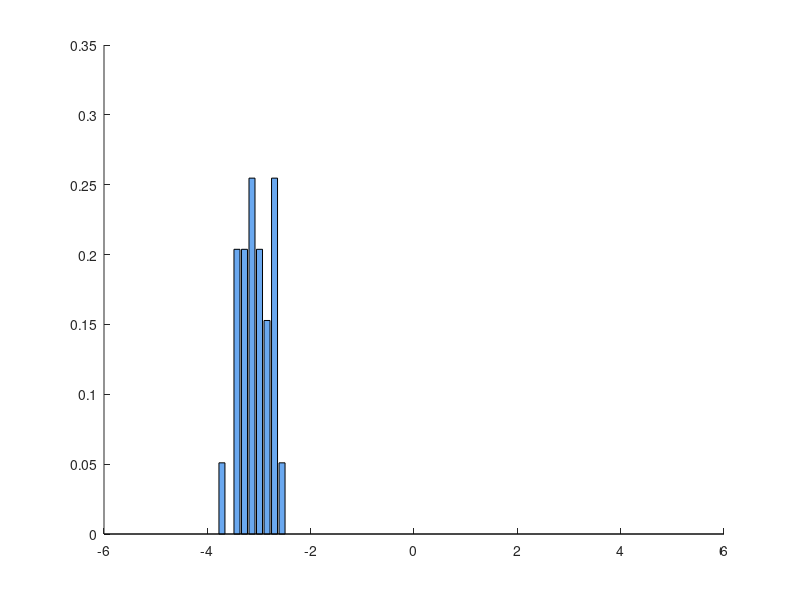

The MATLAB script that drew this image: (Note: this script raises an error after producing the figure.)
%%%
%Simple Univariate model using Normal-Inverse gamma variables and HNGG
%%%

clear all
addpath('../../../../../Codes')
%%
%Simulate the data

rng(123)

%Number of groups/sources
J = 2;

%Two components, so we only need one probability of success
p1_simul = [.2 .1];

%Initialise mu's and sigma^2's
sigma2_simul = [.1 .5 .5 1.5];
mu_simul = [-3 0 0 1];

%Simulate data conditionally on mu,sigma2
y_simul = cell(1,J);
%Number of observations in each group
n = [100 100];
n1 = zeros(1,J); %number of elements in the first group

for j = 1:J
    n1(j) = binornd(n(j),p1_simul(j));
    y_simul{j} = [normrnd(mu_simul((j-1)*2 + 1), sqrt(sigma2_simul((j-1)*2 + 1)), 1, n1(j)) normrnd(mu_simul((j-1)*2 + 2), sqrt(sigma2_simul((j-1)*2 + 2)), 1, n(j) - n1(j))];
end

%Plot of simulating distirbutions and data histograms

%Colors for histograms
Color_Hist = zeros(J*2,3);
Color_Hist(1,:) = [106 168 239]/255; %Component 1 is blue
Color_Hist(2,:) = [183 121 245]/255; %Component 12 is purple-ish
Color_Hist(3,:) = Color_Hist(2,:); %Component 21 is shared
Color_Hist(4,:) = [245 60 60]/255; %Component 3 is red

Color_Lines = zeros(J*2,3);
Color_Lines(1,:) = [0 0 1]; %Component 1 is blue
Color_Lines(2,:) = [120 49 168]/255; %Component 12 is purple-ish
Color_Lines(3,:) = Color_Lines(2,:); %Component 21 is shared
Color_Lines(4,:) = [1 0 0]; %Component 3 is red

figure(1)
dx = (max([y_simul{:}])-min([y_simul{:}]))/50;
xx = min([y_simul{:}])-.5:dx:max([y_simul{:}])+.5;
hold on
for j = 1:J
    [f_k] = hist(y_simul{j}(1:n1(j)),xx);
    bar(xx,p1_simul(j)*f_k/sum(f_k)/dx,'FaceColor',Color_Hist((j-1)*2 + 1,:),'facealpha',.5,'edgecolor','none');
    [f_k] = hist(y_simul{j}(n1(j)+1:n(j)),xx);
    bar(xx,(1-p1_simul(j))*f_k/sum(f_k)/dx,'FaceColor',Color_Hist((j-1)*2 + 2,:),'facealpha',.5,'edgecolor','none');
end
xx = min([y_simul{:}])-.5:0.01:max([y_simul{:}])+.5;
for j = 1:J
    yy = p1_simul(j) * normpdf(xx,mu_simul((j-1)*2 + 1),sqrt(sigma2_simul((j-1)*2 + 1))) + (1 - p1_simul(j)) * normpdf(xx,mu_simul((j-1)*2 + 2),sqrt(sigma2_simul((j-1)*2 + 2)));
    n1_xx = sum(xx<=mu_simul((j-1)*2 + 1)+sqrt(sigma2_simul((j-1)*2 + 1)));
    plot(xx(1:n1_xx),yy(1:n1_xx),'Color',Color_Lines((j-1)*2 + 1,:),'LineWidth',3)
    plot(xx(n1_xx:end),yy(n1_xx:end),'Color',Color_Lines((j-1)*2 + 2,:),'LineWidth',3)
end
axis tight
legend('Comp 1','Comp 12','Comp 21','Comp 3')
xlabel('Y')
%title('Simulating densities and simulated data','FontSize',15)
print(1,'-djpeg','data.jpeg')
close(1)

%%

%Initialise configuration and labels etc...
y = y_simul;

%Gibbs
n_burn1 = 1000;
n_burn2 = 24000;
thin = 1;
n_save = 5000;
n_iter = n_burn1 + n_burn2 + thin*n_save;

%Table-specific labels
T = cell(1,J);
%Dish-specific labels
K = cell(1,J);

%Numerosity in the clusters
%Number of elements in each group
N = cell(1,J);
%Number of tables eating dish k (sum over groups)
M_k = []; %Overall

%Labels
%Factors (one for each data in each group)

%Table-specific unique values
%One for each table in each group (but the same)
%NOT NECESSARY?

%New latent variables u
u = ones(1,J+1);
%Non-conjugate
s_u = 1*ones(1,J+1);
u_accept = zeros(1,J+1);
u_count = zeros(1,J+1);

%Parameters of NGG processes
mm = 1;
ss = sqrt(1);
a_kappa_0 = (mm/ss)^2;
b_kappa_0 = mm/ss^2;
kappa_0 = 0.1;

% mm = .5;
% ss = sqrt(1/20);
% a_sigma_0 = (1-mm)*mm^2/ss^2-mm;
% b_sigma_0 = a_sigma_0*(1-mm)/mm;
a_sigma_0 = 2;
b_sigma_0 = 18;
sigma_0 = .1;
%Non-conjugate
s_sigma_0 = 1;
sigma_0_accept = 0;
sigma_0_count = 0;

mm = 1;
ss = sqrt(1);
a_kappa = (mm/ss)^2;
b_kappa = mm/ss^2;
kappa = 0.1;

% mm = .5;
% ss = sqrt(1/20);
% a_sigma = (1-mm)*mm^2/ss^2-mm;
% b_sigma = a_sigma*(1-mm)/mm;
a_sigma = 2;
b_sigma = 18;
sigma = .2;
%Non-conjugate
s_sigma = 1;
sigma_accept = 0;
sigma_count = 0;

%Hyperparameters of P0
%m0
m1 = 0;
s1 = 1000;
m0 = 0.25;

%k0
a_k0 = 1;
b_k0 = 1;
k0 = 0.62;


%Hyperparameters of sigma2
a_sigma2 = 2.07;
b_sigma2 = 0.66;


%All together
for j = 1:J
    T{j} = ones(1,n(j));
    N{j} = n(j);
end
K{1} = 1;
K{2} = 1;
M_k = J;
Kn = 1;

%Number of tables in each restaurant
M_j = ones(1,J);

Sigma2 = 0.1*ones(1,Kn);
Mu = zeros(1,Kn);

%Adaptive variance
tau = .234;
g_w = 0.7;

%Outputs
T_out = cell(n_save,J);
K_out = cell(n_save,J);
N_out = cell(n_save,J);
M_j_out = cell(1,n_save);
M_k_out = cell(1,n_save);
Tau_out = cell(n_save,J);
Sigma2_out = cell(1,n_save);
Mu_out = cell(1,n_save);
kappa_0_out = zeros(1,n_save);
sigma_0_out = zeros(1,n_save);
kappa_out = zeros(1,n_save);
sigma_out = zeros(1,n_save);
Kn_out = zeros(1,n_save);
U_out = zeros(n_save,J+1);
k0_out = zeros(1,n_save);
m0_out = zeros(1,n_save);
%%
% %Predictive
% dg = (max([y_simul{:}])-min([y_simul{:}]))/100;
% pred_grid = (min([y_simul{:}])-2):dg:(max([y_simul{:}])+2);
% l_grid = length(pred_grid);
% pred_mean = zeros(J+1,l_grid);

tic
%profile on
for iter = 1:n_iter
    
    
    if mod(iter,100) == 0
        iter
    end
    
    %For element ji, sample the table value, after removing the element from
    %the list
    
    for j = 1:J
        for i = 1:n(j)
            
            aux_t = T{j}(i);
            aux_k = K{j}(aux_t);
            
            N{j}(aux_t) = N{j}(aux_t) - 1;
            
            %Empty clusters
            aloneN = ( N{j}(aux_t)==0 );
            if aloneN
                M_k(aux_k) = M_k(aux_k) - 1;
            end
            aloneMk = ( M_k(aux_k)==0 );
            
            
            %Weights for each dish
            f_k = -inf*ones(1,Kn+1);
            
            %In the first position is the probability of a new table
            scale_one = b_sigma2/a_sigma2*(k0+1)/k0;
            f_k(1) = log( tpdf((y{j}(i)-m0)/sqrt(scale_one),2*a_sigma2)/sqrt(scale_one) );
            
            for k = 1:Kn
                
                %People eating dish k excluding data point y_ji
                den = [];
                for j_aux = 1:J
                    index = find(K{j_aux}(T{j_aux})==k);
                    if j_aux == j
                        index = setdiff(index, i);
                    end
                    den = [den y{j_aux}(index)];
                end
                
                if ~isempty(den)
                    sizeden = length(den);
                    sumden = sum(den);
                    meanden = sumden/sizeden;
                    
                    meanboth = (y{j}(i) + sumden)/(1 + sizeden);
                    
                    k0_den = k0 + sizeden;
                    %k0_aux = k0_den + 1;
                    m0_den = (k0*m0 + sumden)/k0_den;
                    %m0_aux = (k0*m0 + sumden + y{j}(i))/k0_aux;
                    a_den = a_sigma2 + sizeden/2;
                    %a_aux = a_den + 1/2;
                    b_den = b_sigma2 + .5*(sum((den - meanden).^2) + k0*sizeden*(meanden - m0)^2/k0_den);
                    %b_aux = b_sigma2 + .5*(sum(([y{j}(i) den] - meanboth).^2) + k0*(sizeden + 1)*(meanboth - m0)^2/k0_aux);
                    scale_aux = b_den/a_den*(k0_den + 1)/k0_den;
                    
                    f_k(k + 1) = log( tpdf((y{j}(i)-m0_den)/sqrt(scale_aux),2*a_den)/sqrt(scale_aux) );
                    %gammaln(a_aux) - gammaln(a_den) + .5*(log(k0_den) - log(k0_aux)) - 1/2*(log(2*pi)) + a_den*log(b_den) - a_aux*log(b_aux);
                end
            end
            
            f_k = f_k([1:Kn+1 K{j}+1]);
            w = [kappa_0 * (u(1)+1)^sigma_0 (M_k-sigma_0)];
            w = [kappa * (u(j+1)+1)^sigma * w/sum(w) (N{j}-sigma)];
            
            %The (N{j} - sigma) term could be < 0!
            if aloneN
                w(Kn + 1 + aux_t) = 0;
                %Same thing for the (M_k - sigma_0) term!
                if aloneMk
                    w(aux_k + 1) = 0;
                end
            end
            
            f_k = exp(f_k-max(f_k)) .* w;
            f_k = f_k/sum(f_k);
            
            cumsum_f_k = cumsum(f_k);
            hh = find(rand <= cumsum_f_k,1);
            
            if hh == 1
                if aloneN
                    %Select new dish for the new table but use same
                    %label (the cluster was empty)
                    N{j}(aux_t) = 1;
                    
                    if aloneMk
                        %Same number of dishes in the global menu
                        %Number of tables serving this dish is now one
                        M_k(aux_k) = 1;
                    else
                        Kn = Kn + 1;
                        M_k = [M_k 1];
                        K{j}(aux_t) = Kn;
                    end
                else
                    Kn = Kn + 1;
                    M_k = [M_k 1];
                    M_j(j) = M_j(j) + 1;
                    T{j}(i) = M_j(j);
                    K{j} = [K{j} Kn];
                    N{j} = [N{j} 1];
                end
            elseif hh <= Kn+1
                %New table, old dish
                h_k = hh - 1;
                
                M_k(h_k) = M_k(h_k) + 1;
                
                if aloneN
                    K{j}(aux_t) = h_k;
                    N{j}(aux_t) = 1;
                    if aloneMk
                        Kn = Kn - 1;
                        for i_j = 1:J
                            K{i_j}(K{i_j} > aux_k) = K{i_j}(K{i_j} > aux_k) - 1;
                        end
                        M_k(aux_k) = [];
                    end
                else
                    M_j(j) = M_j(j) + 1;
                    T{j}(i) = M_j(j);
                    K{j} = [K{j} h_k];
                    N{j} = [N{j} 1];
                end
            else
                %Old table, old dish
                h_t = hh - Kn - 1;
                
                T{j}(i) = h_t;
                N{j}(h_t) = N{j}(h_t) + 1;
                if aloneN
                    %One new person at table h_t
                    %No-one is sitting at table aux -> remove
                    N{j}(aux_t) = [];
                    T{j}(T{j} > aux_t) = T{j}(T{j} > aux_t) - 1;
                    K{j}(aux_t) = [];
                    M_j(j) = M_j(j) - 1;
                    if aloneMk
                        Kn = Kn - 1;
                        for i_j = 1:J
                            K{i_j}(K{i_j} > aux_k) = K{i_j}(K{i_j} > aux_k) - 1;
                        end
                        M_k(aux_k) = [];
                    end
                end
            end
        end
    end
    
    
    %Sample the table dish label, removing all the element at the table
    for j = 1:J
        num_tables = length(unique(T{j}));
        for t = 1:num_tables;
            
            %Dish served at this table
            aux_k = K{j}(t);
            
            %Update number of tables serving dish k
            M_k(aux_k) = M_k(aux_k) - 1;
            %It could have been the only table serving dish k
            aloneMk = ( M_k(aux_k)==0 );
            
            f_k = -inf*ones(1,Kn+1);
            
            %Select the tables serving dish k
            table_i = find(T{j}==t);
            table = y{j}(table_i);
            sizetable = length(table);
            sumtable = sum(table);
            meantable = sumtable/sizetable;
            
            k0_table = k0 + sizetable;
            m0_table = (k0*m0 + sumtable)/k0_table;
            a_table = a_sigma2 + sizetable/2;
            b_table = b_sigma2 + .5*(sum((table - meantable).^2) + k0*sizetable*(meantable - m0)^2/k0_table);
            
            f_k(1) = gammaln(a_table) - gammaln(a_sigma2) + .5*(log(k0) - log(k0_table)) - sizetable/2*(log(2*pi)) + a_sigma2*log(b_sigma2) - a_table*log(b_table);
            
            for k = 1:Kn
                
                %People eating dish k excluding data points table_ji
                den = [];
                for j_aux = 1:J
                    index = find(K{j_aux}(T{j_aux})==k);
                    if j_aux == j
                        index = setdiff(index, table_i);
                    end
                    den = [den y{j_aux}(index)];
                end
                
                if ~isempty(den)
                    sizeden = length(den);
                    sumden = sum(den);
                    meanden = sumden/sizeden;
                    
                    meanboth = (sumtable + sumden)/(sizetable + sizeden);
                    
                    k0_den = k0 + sizeden;
                    k0_aux = k0_den + sizetable;
                    m0_den = (k0*m0 + sumden)/k0_den;
                    m0_aux = (k0*m0 + sumden + sumtable)/k0_aux;
                    a_den = a_sigma2 + sizeden/2;
                    a_aux = a_den + sizetable/2;
                    b_den = b_sigma2 + .5*(sum((den - meanden).^2) + k0*sizeden*(meanden - m0)^2/k0_den);
                    b_aux = b_sigma2 + .5*(sum(([table den] - meanboth).^2) + k0*(sizetable + sizeden)*(meanboth - m0)^2/k0_aux);
                    
                    f_k(k + 1) = gammaln(a_aux) - gammaln(a_den) + .5*(log(k0_den) - log(k0_aux)) - sizetable/2*(log(2*pi)) + a_den*log(b_den) - a_aux*log(b_aux);
                end
            end
            
            w = [kappa_0*(u(1)+1)^sigma_0 (M_k-sigma_0)];
            
            %The (M_k - sigma_0) term could be < 0!
            if aloneMk
                w(aux_k + 1) = 0;
            end
            
            f_k = exp(f_k-max(f_k)) .* w;
            f_k = f_k/sum(f_k);
            
            cumsum_f_k = cumsum(f_k);
            hh = find(rand <= cumsum_f_k,1);
            
            if  hh == 1
                if aloneMk
                    %Same number of dishes in the global menu
                    %Number of tables serving this dish is increased by one (equal to 1)
                    M_j(aux_k) = 1;
                    M_k(aux_k) = 1;
                else
                    Kn = Kn + 1;
                    M_k = [M_k 1];
                    K{j}(t) = Kn;
                end
            else
                %Old dish at this table
                h_k = hh - 1;
                
                M_k(h_k) = M_k(h_k) + 1;
                K{j}(t) = h_k;
                if aloneMk
                    Kn = Kn - 1;
                    for i_j = 1:J
                        K{i_j}(K{i_j} > aux_k) = K{i_j}(K{i_j} > aux_k) - 1;
                    end
                    M_k(aux_k) = [];
                end
            end
        end
    end
    
    
    %Acceleration step
    Sigma2 = zeros(1,Kn);
    Mu = zeros(1,Kn);
    for k = 1:Kn
        %All the people eating dish k
        dish_k = [];
        for j = 1:J
            dish_k = [dish_k, y{j}(K{j}(T{j})==k)];
        end
        size_k = length(dish_k);
        sum_k = sum(dish_k);
        mean_k = sum_k/size_k;
        k0_aux = k0 + size_k;
        
        Sigma2(k) = 1/gamrnd(a_sigma2 + size_k/2,1/( b_sigma2 + .5*(sum((dish_k - mean_k).^2) + k0*size_k*(mean_k - m0)^2/k0_aux) ));
        Mu(k) = normrnd((k0*m0+sum_k)/k0_aux,sqrt(Sigma2(k)/k0_aux));
    end
    
    
    
    %Update u0
    u_new = exp(log(u(1)) + sqrt(s_u(1))*randn);
    
    log_accept = sum(M_k)*(log(u_new) - log(u(1)));
    log_accept = log_accept - kappa_0/sigma_0*((u_new+1)^sigma_0 - (u(1)+1)^sigma_0);
    log_accept = log_accept - (sum(M_k) - Kn*sigma_0) * (log(u_new+1) - log(u(1)+1));
    
    if (isreal(log_accept) == 0 )
        stop(1);
    end
    
    accept = 1;
    if (isnan(log_accept) == 1)
        accept = 0;
    elseif ( log_accept < 0 )
        accept = exp(log_accept);
    end
    
    u_accept(1) = u_accept(1) + accept;
    u_count(1) = u_count(1) + 1;
    
    if ( rand < accept )
        u(1) = u_new;
    end
    
    if iter > n_burn1
        s_u(1) = exp(log(s_u(1))+iter^(-g_w)*(accept-tau));
    end
    
    
    for j = 1:J
        %Update uj
        u_new = exp(log(u(j+1)) + sqrt(s_u(j+1))*randn);
        
        log_accept = n(j)*(log(u_new) - log(u(j+1)));
        log_accept = log_accept - kappa/sigma*((u_new+1)^sigma - (u(j+1)+1)^sigma);
        log_accept = log_accept - (n(j) - M_j(j)*sigma) * (log(u_new+1) - log(u(j+1)+1));
        
        if (isreal(log_accept) == 0 )
            stop(1);
        end
        
        accept = 1;
        if (isnan(log_accept) == 1)
            accept = 0;
        elseif ( log_accept < 0 )
            accept = exp(log_accept);
        end
        
        u_accept(j+1) = u_accept(j+1) + accept;
        u_count(j+1) = u_count(j+1) + 1;
        
        if ( rand < accept )
            u(j+1) = u_new;
        end
        
        if iter > n_burn1
            s_u(j+1) = exp(log(s_u(j+1))+iter^(-g_w)*(accept-tau));
        end
    end
    
    
    
    %Update kappa's
    
    %     kappa_0 = gamrnd(a_kappa_0 + Kn, 1/( b_kappa_0 + ((u(1)+1)^sigma_0-1)/sigma_0 ));
    % kappa = gamrnd(a_kappa + sum(M_k), 1/( b_kappa + sum(((u(2:end)+1).^sigma-1)/sigma) ));
    
    %Update sigma's
    
    %sigma_0
    sigma_new = exp(log(sigma_0/(1-sigma_0)) + sqrt(s_sigma_0)*randn);
    sigma_new = 1/(1+1/sigma_new);
    
    log_accept = a_sigma_0*(log(sigma_new) - log(sigma_0)) + b_sigma_0*(log(1-sigma_new) - log(1-sigma_0));
    log_accept = log_accept + Kn * (log(u(1)+1)*(sigma_new-sigma_0) + gammaln(1-sigma_0) - gammaln(1-sigma_new));
    log_accept = log_accept - kappa_0*(((u(1)+1)^sigma_new-1)/sigma_new - ((u(1)+1)^sigma_0-1)/sigma_0);
    log_accept = log_accept + sum(gammaln(M_k - sigma_new) - gammaln(M_k - sigma_0));
    
    if (isreal(log_accept) == 0 )
        stop(1);
    end
    
    accept = 1;
    if (isnan(log_accept) == 1)
        accept = 0;
    elseif ( log_accept < 0 )
        accept = exp(log_accept);
    end
    
    sigma_0_accept = sigma_0_accept + accept;
    sigma_0_count = sigma_0_count + 1;
    
    if ( rand < accept )
        sigma_0 = sigma_new;
    end
    
    if iter > n_burn1
        s_sigma_0 = exp(log(s_sigma_0)+iter^(-g_w)*(accept-tau));
    end
    
    
    %sigma
    sigma_new = exp(log(sigma/(1-sigma)) + sqrt(s_sigma)*randn);
    sigma_new = 1/(1+1/sigma_new);
    
    
    log_accept = a_sigma*(log(sigma_new) - log(sigma)) + b_sigma*(log(1-sigma_new) - log(1-sigma));
    log_accept = log_accept + sum(log(u(2:end)+1) .* M_j)*(sigma_new-sigma) + sum(M_k) * (gammaln(1-sigma) - gammaln(1-sigma_new));
    log_accept = log_accept - kappa*sum( ((u(2:end)+1).^sigma_new-1)/sigma_new - ((u(2:end)+1).^sigma-1)/sigma );
    log_accept = log_accept + sum(gammaln([N{:}] - sigma_new) - gammaln([N{:}] - sigma));
    
    if (isreal(log_accept) == 0 )
        stop(1);
    end
    
    accept = 1;
    if (isnan(log_accept) == 1)
        accept = 0;
    elseif ( log_accept < 0 )
        accept = exp(log_accept);
    end
    
    sigma_accept = sigma_accept + accept;
    sigma_count = sigma_count + 1;
    
    if ( rand < accept )
        sigma = sigma_new;
    end
    
    if iter > n_burn1
        s_sigma = exp(log(s_sigma)+iter^(-g_w)*(accept-tau));
    end
    
    
    
    %Saving the output
    if iter > (n_burn1 + n_burn2) && mod((iter - n_burn1 - n_burn2),thin) == 0
        
        iter_aux = (iter - n_burn1 - n_burn2)/thin;
        
        Mu_out{iter_aux} = Mu;
        Sigma2_out{iter_aux} = Sigma2;
        for j = 1:J
            T_out{iter_aux,j} = T{j};
            K_out{iter_aux,j} = K{j};
            N_out{iter_aux,j} = N{j};
        end
        M_j_out{iter_aux} = M_j;
        M_k_out{iter_aux} = M_k;
        kappa_0_out(iter_aux) = kappa_0;
        sigma_0_out(iter_aux) = sigma_0;
        kappa_out(iter_aux) = kappa;
        sigma_out(iter_aux) = sigma;
        Kn_out(iter_aux) = Kn;
        U_out(iter_aux,:) = u;
        k0_out(iter_aux) = k0;
        m0_out(iter_aux) = m0;
    end
end
toc
%profile viewer

%%
save('N_HNGG')

%% PLOTS
load('N_HNGG')

%%
%Predictive
dg = (max([y_simul{:}])-min([y_simul{:}]))/100;
pred_grid = (min([y_simul{:}])-2):dg:(max([y_simul{:}])+2);
l_grid = length(pred_grid);
pred = zeros(J+1,l_grid);


for it = 1:n_save
    
    %For new group (but point-wise!)'
    nu_one = 2*a_sigma2;
    m0_one = m0_out(it);
    scale_one = b_sigma2/a_sigma2*(k0_out(it) + 1)/k0_out(it);
    
    %Quantities needed for update
    m0_jk = zeros(1,Kn_out(it));
    nu_jk = zeros(1,Kn_out(it));
    scale_jk = zeros(1,Kn_out(it));
    
    for jk = 1:Kn_out(it)
        %All the people eating dish jk
        dish_jk = [];
        for ind_j = 1:J
            dish_jk = [dish_jk, y{ind_j}(K_out{it,ind_j}(T_out{it,ind_j})==jk)];
        end
        
        size_jk = length(dish_jk);
        sum_jk = sum(dish_jk);
        mean_jk = sum_jk/size_jk;
        
        k0_jk = k0_out(it) + size_jk;
        m0_jk(jk) = (k0_out(it)*m0_out(it) + sum_jk)/k0_jk;
        a_jk = a_sigma2 + size_jk/2;
        nu_jk(jk) = 2*a_jk;
        b_jk = (b_sigma2 + .5*(sum((dish_jk - mean_jk).^2) + k0_out(it)*size_jk*(mean_jk - m0_out(it))^2/k0_jk));
        scale_jk(jk) = b_jk/a_jk*(k0_jk + 1)/k0_jk;
    end
    
    %Predictive in source group
    for j = 1:J
        
        %Compute weights as in algorithm
        nu_it = [nu_one nu_jk([1:Kn_out(it) K_out{it,j}])];
        m0_it = [m0_one m0_jk([1:Kn_out(it) K_out{it,j}])];
        scale_it = [scale_one scale_jk([1:Kn_out(it) K_out{it,j}])];
        w = [kappa_0_out(it) * (U_out(it,1)+1)^sigma_0_out(it) (M_k_out{it} - sigma_0_out(it))];
        w = [kappa_out(it) * (U_out(it,j+1)+1)^sigma_out(it) * w/sum(w) (N_out{it,j} - sigma_out(it))];
        w = w/sum(w);
        
        for ii = 1:length(w)
            pred(j,:) = pred(j,:) + w(ii) * tpdf((pred_grid - m0_it(ii))/sqrt(scale_it(ii)),nu_it(ii))/sqrt(scale_it(ii));
        end
    end
    %Predictive of new restaurant (dish level?)
    p_do = (M_k_out{it} - sigma_0_out(it))/(kappa_0_out(it) * (U_out(it,1)+1)^sigma_0_out(it) + sum(M_k_out{it}) - Kn_out(it) * sigma_0_out(it));
    for jk = 1:Kn_out(it)
        pred(J+1,:) = pred(J+1,:) + p_do(jk) * tpdf((pred_grid-m0_jk(jk))/sqrt(scale_jk(jk)),nu_jk(jk))/sqrt(scale_jk(jk));
    end
    p_dn = kappa_0_out(it) * (U_out(it,1)+1)^sigma_0_out(it)/(kappa_0_out(it) * (U_out(it,1)+1)^sigma_0_out(it) + sum(M_k_out{it}) - Kn_out(it) * sigma_0_out(it));
    pred(J+1,:) = pred(J+1,:) + p_dn * tpdf((pred_grid-m0_one)/sqrt(scale_one),2*a_sigma2)/sqrt(scale_one);
end

pred = pred/n_save;
sum(pred'*dg)



%Plot of predictive distirbutions and data histograms

%Predictive in groups
figure(1)
dx = (max([y_simul{:}])-min([y_simul{:}]))/25;
xx = min([y_simul{:}])-.5:dx:max([y_simul{:}])+.5;
hold on
for j = 1:J
    [f_k] = hist(y_simul{j}(1:n1(j)),xx);
    bar(xx,p1_simul(j)*f_k/sum(f_k)/dx,'FaceColor',Color_Hist((j-1)*2 + 1,:),'facealpha',.5,'edgecolor','none');
    [f_k] = hist(y_simul{j}(n1(j)+1:n(j)),xx);
    bar(xx,(1-p1_simul(j))*f_k/sum(f_k)/dx,'FaceColor',Color_Hist((j-1)*2 + 2,:),'facealpha',.5,'edgecolor','none');
end
xx = pred_grid;
plot(xx,pred(1,:),'-','LineWidth',3)
plot(xx,pred(2,:),'-.','LineWidth',3)
axis tight
legend({'Comp 1','Comp 2 (Group 1)','Comp 2 (Group 2)','Comp 3','Predictive (Group 1)','Predictive (Group 2)'},'FontSize',15)
xlabel('Y', 'Fontsize', 15)
print(1,'-djpeg','N_HNGG_Pred_groups.jpeg')
print(1,'-depsc','N_HNGG_Pred_groups.eps')
print(1,'-deps','N_HNGG_Pred_groups_bw.eps')
close(1)


%Predictive new group
figure(1)
dx = (max([y_simul{:}])-min([y_simul{:}]))/25;
xx = min([y_simul{:}])-.5:dx:max([y_simul{:}])+.5;
hold on
[f_k] = hist([y_simul{:}],xx);
bar(xx,f_k/sum(f_k)/dx,'FaceColor',Color_Hist((j-1)*2 + 1,:),'facealpha',.5,'edgecolor','none');
xx = pred_grid;
plot(xx,pred(J+1,:),'LineWidth',3)
axis tight
legend({'Data','Predictive new Group'}, 'Fontsize', 15)
xlabel('Y', 'Fontsize', 15)
print(1,'-djpeg','N_HNGG_Pred_new.jpeg')
print(1,'-depsc','N_HNGG_Pred_new.eps')
print(1,'-deps','N_HNGG_Pred_new_bw.eps')
close(1)


%% 
%Posterior total number of dishes
%AND
%Posterior number of clusters in restaurants

%Total number of dishes - Histogram
figure(1)
xx = unique(Kn_out);
ff = hist(Kn_out,xx);
bar(xx,ff/sum(ff));
axis tight
legend({'Number of Clusters (both Groups)'}, 'Fontsize', 15)
print(1,'-djpeg','N_HNGG_Kn_Sigma_Rand.jpeg')
print(1,'-depsc','N_HNGG_Kn_Sigma_Rand.eps')
print(1,'-deps','N_HNGG_Kn_Sigma_Rand_bw.eps')
close(1)

%Num dishes in each restaurant
figure(2)
NumDish = zeros(n_save,J);
for g = 1:n_save
    for j = 1:J
        NumDish(g,j) = length(unique(K_out{g,j}));
    end
end
eps = [-0.13 0.13];

hold on
for j = 1:J
    xx = unique(NumDish(:,j));
    ff = hist(NumDish(:,j),xx);
    if j == 1
        bar(xx + eps(j),ff/sum(ff), 0.25,'FaceColor',Color_Hist(j,:),'facealpha',.55,'edgecolor','none');
        xx = unique(NumDish);
        XTick = num2str(unique(NumDish));
        set(gca,'xtick', xx)
        set(gca,'xticklabel', XTick)
    else
        bar(xx + eps(j),ff/sum(ff), 0.25,'FaceColor',Color_Hist(4,:),'facealpha',.55,'edgecolor','none');
    end
end
axis tight
title('')
legend({'Number of Clusters (Group 1)', 'Number of Clusters (Group 2)'}, 'Fontsize', 15)
print(2,'-djpeg','N_HNGG_NumDishes_Sigma_Rand.jpeg')
print(2,'-depsc','N_HNGG_NumDishes_Sigma_Rand.eps')
print(2,'-deps','N_HNGG_NumDishes_Sigma_Rand_bw.eps')
close(2)



%Posterior distribution of sigma, sigma0
figure(1)
dx = (max(sigma_out)-min(sigma_out))/12;
xx = min(sigma_out):dx:1.1;
hold on
[f_k] = hist(sigma_out,xx);
bar(xx,f_k/sum(f_k)/dx,'b','facealpha',.5,'edgecolor','none');
ff = ksdensity(sigma_out, xx);
plot(xx,ff,'LineWidth',1.5)
axis tight
xlim([0 1])
legend({'MCMC sample', 'Kernel Density Est.'}, 'Fontsize', 15)
xlabel('\sigma', 'Fontsize', 15)
print(1,'-djpeg','N_HNGG_SigmaRandom.jpeg')
print(1,'-depsc','N_HNGG_SigmaRandom.eps')
print(1,'-deps','N_HNGG_SigmaRandom_bw.eps')
close(1)

figure(1)
dx = (max(sigma_0_out)-min(sigma_0_out))/10;
xx = min(sigma_0_out):dx:1.1;
hold on
[f_k] = hist(sigma_0_out,xx);
bar(xx,f_k/sum(f_k)/dx,'b','facealpha',.5,'edgecolor','none');
ff = ksdensity(sigma_0_out, xx);
plot(xx,ff,'LineWidth',1.5)
axis tight
xlim([0 1])
legend({'MCMC sample', 'Kernel Density Est.'}, 'Fontsize', 15)
xlabel('\sigma_0', 'Fontsize', 15)
print(1,'-djpeg','N_HNGG_Sigma0Random.jpeg')
print(1,'-depsc','N_HNGG_Sigma0Random.eps')
print(1,'-deps','N_HNGG_Sigma0Random_bw.eps')
close(1)

%%
%LPML

CPO_j = cell(1,J);
CPO = zeros(1, sum(n));
for it = 1:n_save
    for j = 1:J
        index = K_out{it,j}(T_out{it,j});
        aux = normpdf(y{j}, Mu_out{it}(index), sqrt(Sigma2_out{it}(index)));
        CPO_j{j} = 1 ./ aux;
    end
    CPO = CPO + [CPO_j{:}];
end
LPML = sum(log( n_save ./ CPO ));
